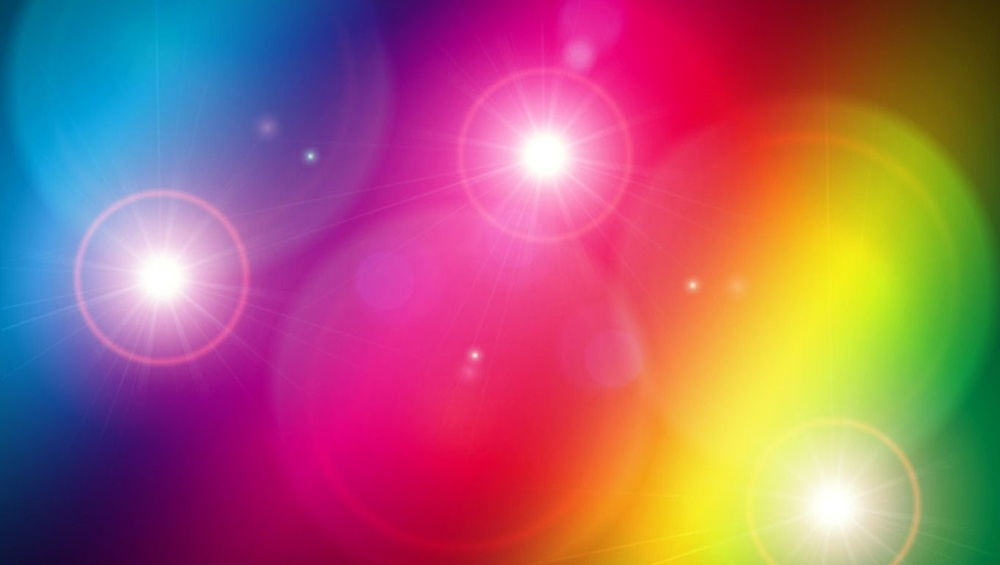
#> input picture assets/img1.jpg, 1000 x 565 px, shrunk from 1360 x 768 before the run
$ python lab4.task3.py
#> lines starting #> are read from the running program, lines starting #| are printed output that depends on the picture
import numpy as np
import matplotlib.pyplot as plt
from PIL import Image

# Открываем изображение
img = Image.open("assets/img1.jpg")
#> img is the input picture: PIL image 1000x565 RGB; mean R, G, B 163.8, 98.3, 111.7

# Преобразуем изображение в массив numpy
im_array = np.asarray(img)

# Строим гистограмму
plt.hist(im_array.ravel(), bins=256, range=(0, 255), fc='k', ec='k')
plt.show()
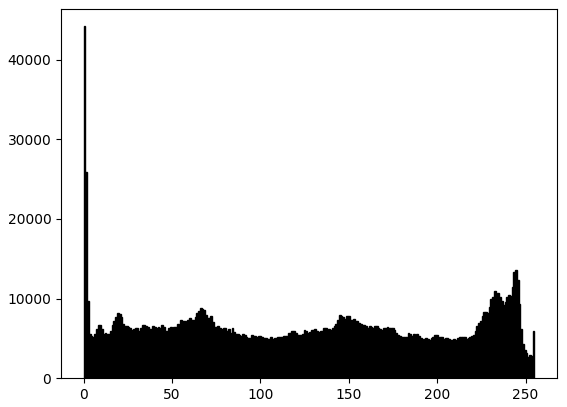
#> figure drawn by matplotlib, 1 panel; tallest bar 44186 high, from x = 0 to 0.996

$ run again, with assets/Rainbow (3).jpg copied over assets/img1.jpg
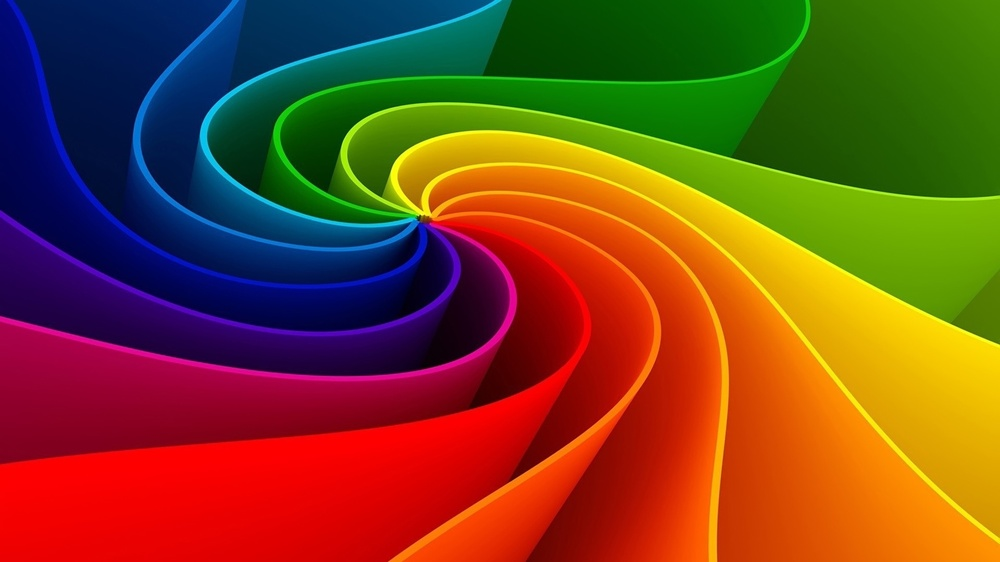
#> input picture assets/Rainbow (3).jpg, 1000 x 562 px, shrunk from 1920 x 1080 before the run
#> img is the input picture: PIL image 1000x562 RGB; mean R, G, B 119.9, 69.8, 29.5
#> `plt.show()`:
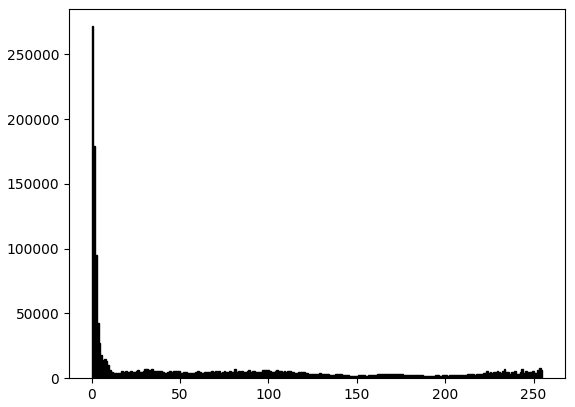
#> figure drawn by matplotlib, 1 panel; tallest bar 271667 high, from x = 0 to 0.996

$ run again, with assets/Rainbow (4).jpg copied over assets/img1.jpg
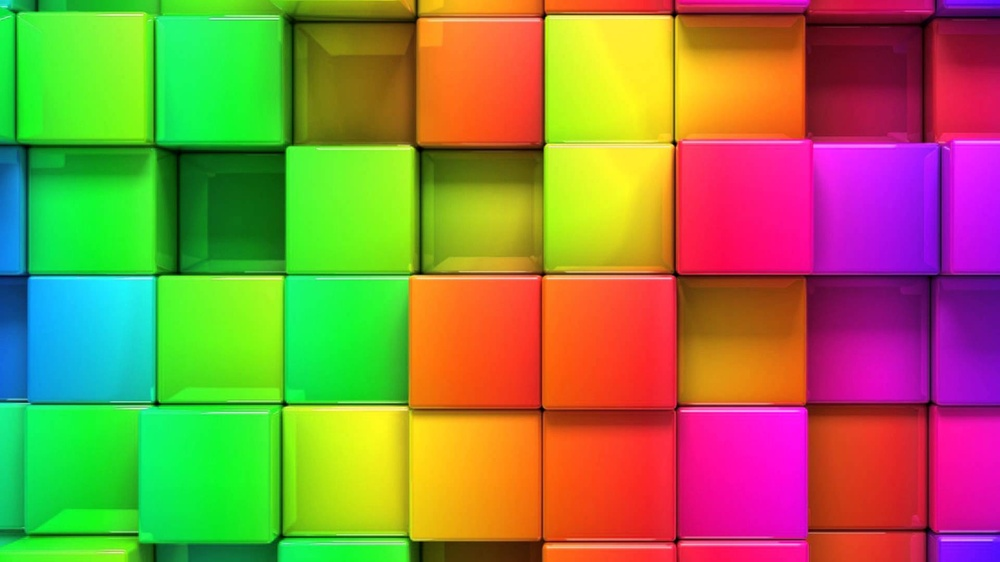
#> input picture assets/Rainbow (4).jpg, 1000 x 562 px, shrunk from 1920 x 1080 before the run
#> img is the input picture: PIL image 1000x562 RGB; mean R, G, B 145, 130.3, 68.3
#> `plt.show()`:
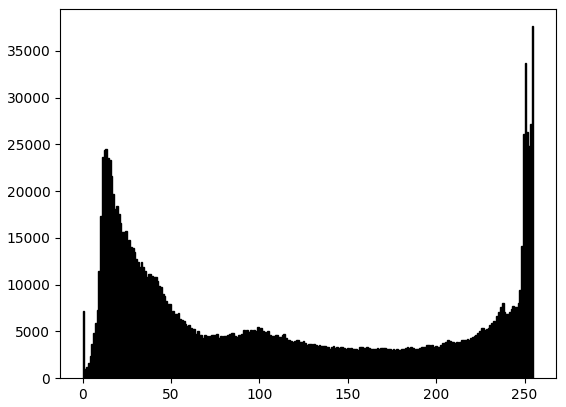
#> figure drawn by matplotlib, 1 panel; tallest bar 37622 high, from x = 254 to 255
